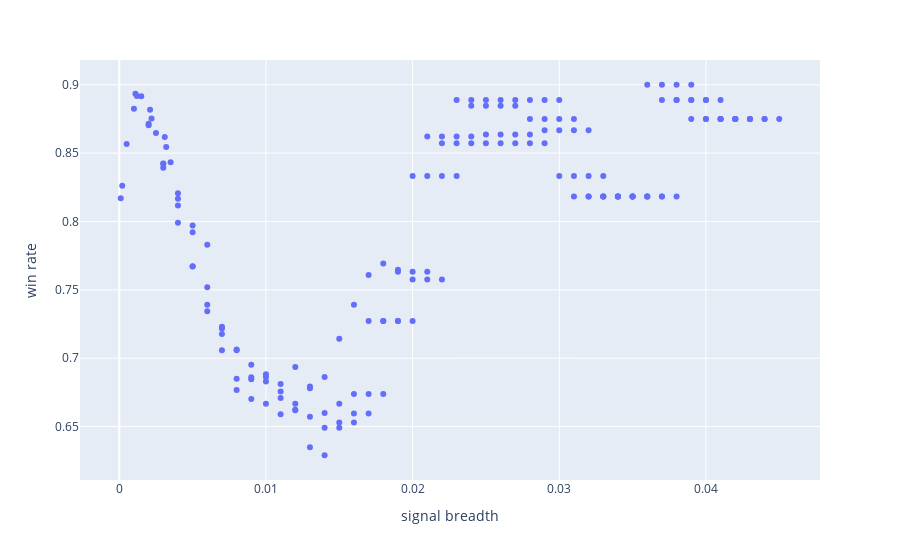

Notebook code for this chart:
### Code cell
df_grid_search_res['scatter label'] = list(trade_res.keys())

import plotly.express as px
fig = px.scatter(df_grid_search_res,x='signal breadth', y='win rate',
                # marginal_x="histogram",
                # text=df_grid_search_res['scatter label'].tolist()
                )
fig.show()
# tmp_grid_res.plot.scatter(x='signal breadth',y='win rate',s=10)

### Figure 1 — Plotly figure (JSON) as saved in the notebook; plotly's stock layout.template omitted (floating-point values rounded to 4 significant figures; data arrays with more than 128 entries replaced by an {"elided": "..."} marker saying what was removed)
{"data": [{"hovertemplate": "signal breadth=%{x}<br>win rate=%{y}<extra></extra>", "legendgroup": "", "marker": {"color": "#636efa", "symbol": "circle"}, "mode": "markers", "name": "", "orientation": "v", "showlegend": false, "type": "scatter", "x": {"elided": "180 float values"}, "xaxis": "x", "y": {"elided": "180 float values"}, "yaxis": "y"}], "layout": {"legend": {"tracegroupgap": 0}, "margin": {"t": 60}, "xaxis": {"anchor": "y", "domain": [0, 1], "title": {"text": "signal breadth"}}, "yaxis": {"anchor": "x", "domain": [0, 1], "title": {"text": "win rate"}}}}
